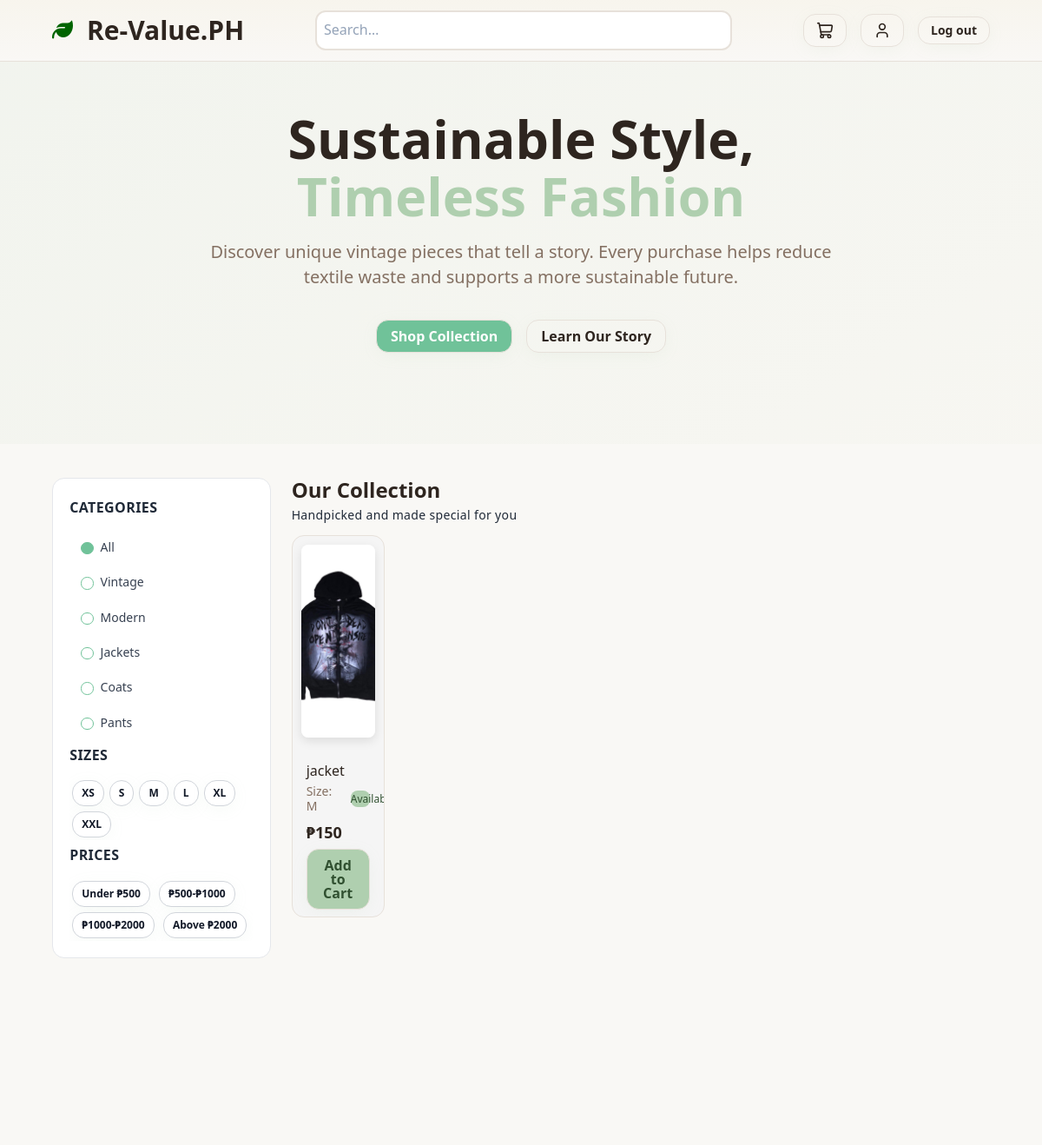
/index.php (signed in), run on an earlier commit of the app's database.
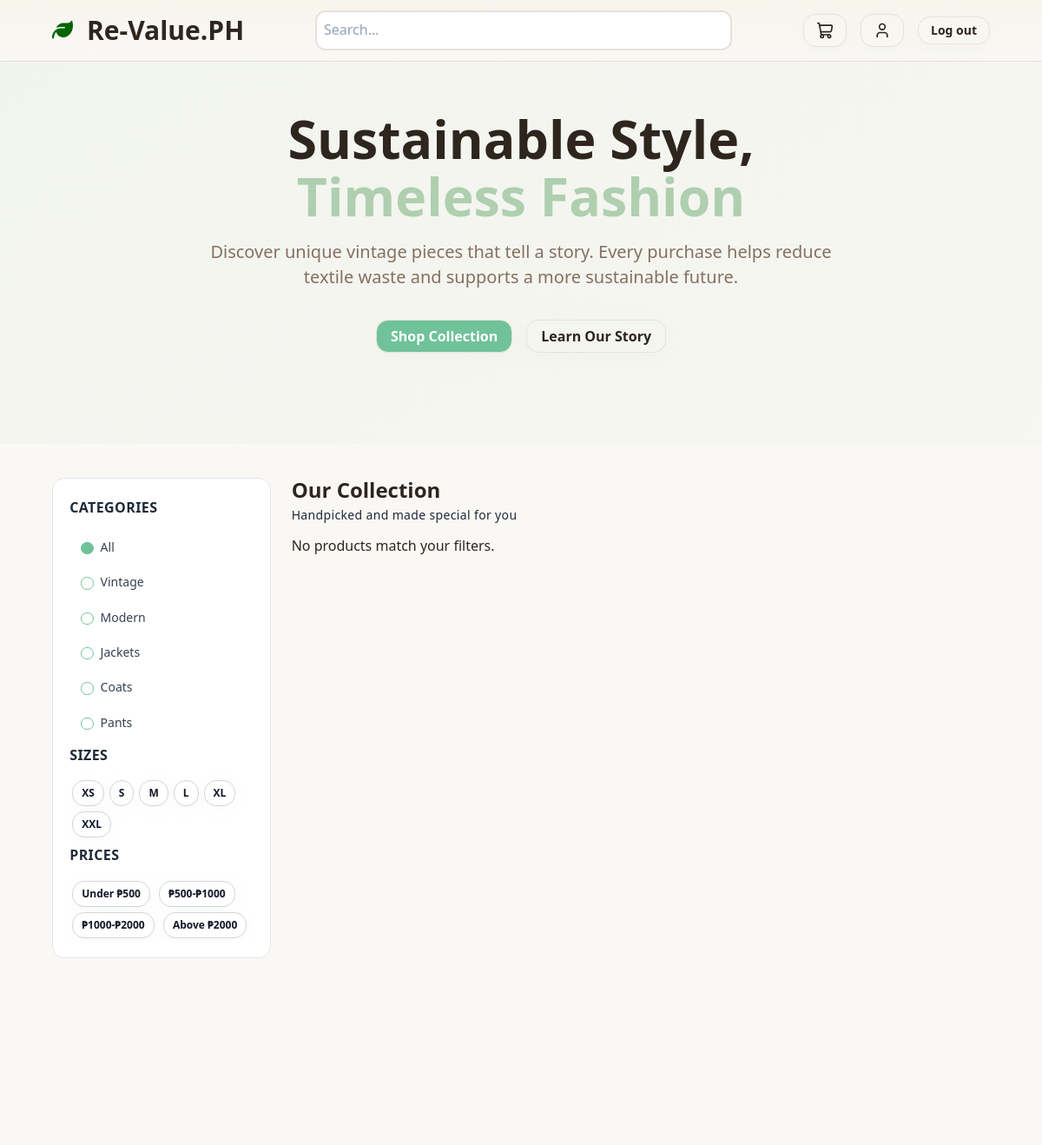
And on a later commit of the database.
### tables this page shows
CREATE TABLE `inventory` (
  `id` int(11) NOT NULL,
  `name` varchar(255) NOT NULL,
  `image` varchar(255) NOT NULL,
  `category` varchar(255) NOT NULL,
  `size` varchar(3) NOT NULL,
  `price` int(12) NOT NULL
);

### index.php (the view, shortened to what this page needs)
<!DOCTYPE html>
<html lang="en">
<head>
 <link
  rel="stylesheet"
  href="https://cdnjs.cloudflare.com/ajax/libs/font-awesome/6.5.0/css/all.min.css"/>
<link rel="stylesheet" href="app.css" />
<link rel="stylesheet" href="chat.css">
<link rel="stylesheet" href="specificity.css" />
</head>
<body>
<div class="cont-head">
  <header class="header ps-mg">
    <div class="left">
    <h2 style="margin-bottom: 0;"><i class="fa-solid fa-leaf" style="color:darkgreen"></i></h2>
      <h3>Re-Value.PH</h3>
    </div>
    <div class="center container">
      <input type="text" placeholder="Search…" />
    </div>
    <div class="right">
      <button class="btn btn-outline hv" onclick="openCartModal()"><i data-lucide="shopping-cart">Cart</i></button>
      <?php if(isset($_SESSION['user_id'])): ?>
     <button class="btn btn-outline lcd hv" ><a href="userDashboard.php"><i data-lucide="user">User</i> </a></button>
      <form method="POST" style="display:inline;">
        <button class="btn btn-outline hv" type="submit" name="logout">Log out</button>
      </form>
      <?php else: ?>
      <button class="btn btn-outline hv" onclick="openModal()">My Account</button>
      <?php endif; ?>
    </div>
  </header>
  <hr />
</div>
<main>
<div class="sec-intro">
  <div class="cnt">
    <h1 class="mg">Sustainable Style,</h1>
    <h1 class="text-sage mg">Timeless Fashion</h1>
    <h4 class="text-muted">
      Discover unique vintage pieces that tell a story. Every purchase
      helps reduce <br />textile waste and supports a more sustainable
      future.
    </h4>
    <div class="btn-container">
      <button>Shop Collection</button>
      <button class="btn btn-outline">Learn Our Story</button>
    </div>
  </div>
</div>
<div class="bd-container">
  <div class="bd-child-container ps-mg">
    <aside>
  <form method="GET">
    <h6>CATEGORIES</h6>
    <label class="radio-box">
      <span>All</span>
    </label>
    <label class="radio-box">
      <span>Vintage</span>
    </label>
    <label class="radio-box">
      <span>Modern</span>
    </label>
    <label class="radio-box">
      <span>Jackets</span>
    </label>
    <label class="radio-box">
      <span>Coats</span>
    </label>
    <label class="radio-box">
      <span>Pants</span>
    </label>
  </form>
  <form method="GET">
    <h6>SIZES</h6>
    <?php
      $sizes = ["XS","S","M","L","XL","XXL"];
      foreach($sizes as $s){
        $active = (isset($_GET['size']) && $_GET['size']==$s) ? "active" : "";
        echo "<button type='submit' name='size' value='$s' class='size-btn $active'>$s</button>";
      }
    ?>
  </form>
  <form method="GET">
    <h6>PRICES</h6>
    <button type="submit" name="price" value="0-500" class="size-btn <?= (isset($_GET['price']) && $_GET['price']=="0-500") ? "active" : "" ?>">Under ₱500</button>
    <button type="submit" name="price" value="500-1000" class="size-btn <?= (isset($_GET['price']) && $_GET['price']=="500-1000") ? "active" : "" ?>">₱500-₱1000</button>
    <button type="submit" name="price" value="1000-2000" class="size-btn <?= (isset($_GET['price']) && $_GET['price']=="1000-2000") ? "active" : "" ?>">₱1000-₱2000</button>
    <button type="submit" name="price" value="2000+" class="size-btn <?= (isset($_GET['price']) && $_GET['price']=="2000+") ? "active" : "" ?>">Above ₱2000</button>
  </form>
</aside>
    <div class="cl-cnt">
      <h3 class="cl">Our Collection</h3>
      <h6 class="cl-des">Handpicked and made special for you</h6>
      <div class="cl-pos">
<div class="content-section" id="products">
  <div class="products-grid" id="products-grid">
    <?php
    include("db.php");
    $sql = "SELECT * FROM inventory WHERE 1";
    $sql .= " ORDER BY id DESC";
    $result = $conn->query($sql);
    if ($result->num_rows > 0) {
        while ($row = $result->fetch_assoc()) {
            ?>
            <div class="card-cnt">
              <div class="img-container">
                <img src="<?= $row['image'] ?>" alt="<?= htmlspecialchars($row['name']) ?>">
              </div>
              <div class="img-des-container">
                <h3 class="img-des"><?= htmlspecialchars($row['name']) ?></h3>
                <div class="in">
                  <h4 class="img-size">Size: <?= htmlspecialchars($row['size']) ?></h4>
                  <span class="checker">Available</span>
                </div>
                <span class="price">₱<?= number_format($row['price']) ?></span>
                <div class="cart-container">
  <?php if (isset($_SESSION['user_id'])): ?>
      <?php
      $checkCart = $conn->prepare("SELECT id FROM cart WHERE user_id=? AND product_id=?");
      $checkCart->bind_param("ii", $_SESSION['user_id'], $row['id']);
      $checkCart->execute();
      $cartResult = $checkCart->get_result();
      $alreadyInCart = $cartResult->num_rows > 0;
      ?>
      <?php if ($alreadyInCart): ?>
          <button class="btn-cart" style="background:#ccc; cursor:not-allowed;" disabled>
              Already in Cart
          </button>
      <?php else: ?>
          <button type="button" class="btn-cart" onclick="addToCart(<?= $row['id'] ?>, '<?= htmlspecialchars($row['name']) ?>', this)">
              Add to Cart
          </button>
      <?php endif; ?>
  <?php else: ?>
      <button class="btn-cart" onclick="openModal()">Login to Add</button>
  <?php endif; ?>
</div>
              </div>
            </div>
            <?php
        }
    } else {
        echo "<p>No products match your filters.</p>";
    }
    ?>
</div>
      </div>
    </div>
  </div>
</div>
</main>
</body>
</html>

### chat.css (style rules this page uses)
h2 { text-align: center; margin-bottom: 10px; }

What changed in the data, as far as the page shows it:
removed inventory: image (picture), name "jacket", size "M", price "150"
Also different on the page:
text now shown: "No products match your filters."
